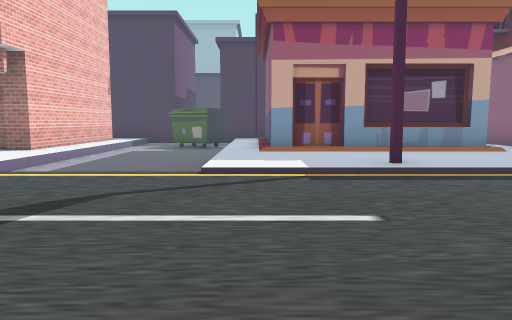
view 1 (above)

24 first-person views from a walk through a 3-D level made in the Unity game engine. The camera is 1.2 m above the floor, tilts 6° down and sees 70° across. The floor is counted in squares, 2 m on a side. Each view is taken from the middle of a square. On the plan, view 1 faces up. The plan holds only what a view shows up to about 10 squares ahead; the rest is blank. The place goes on beyond the plan. The player is left out. Some surface patterns are stand-ins.

view 2
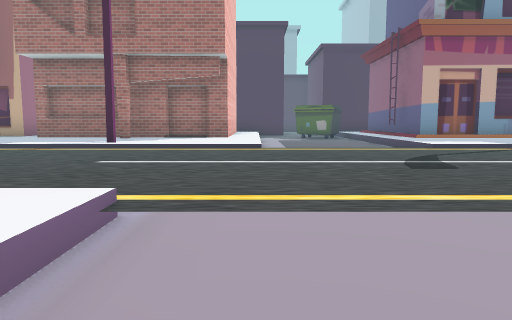

view 3
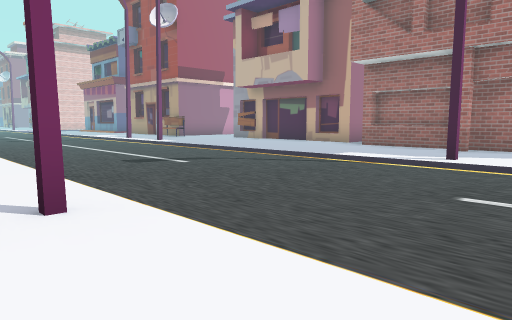

view 4
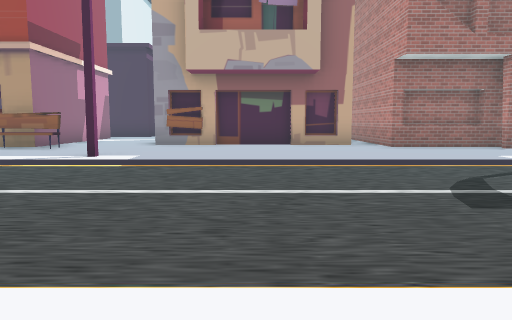

view 5
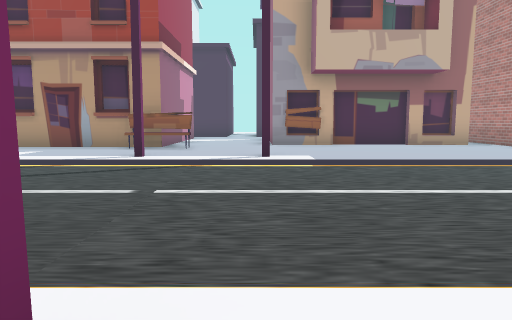

view 6
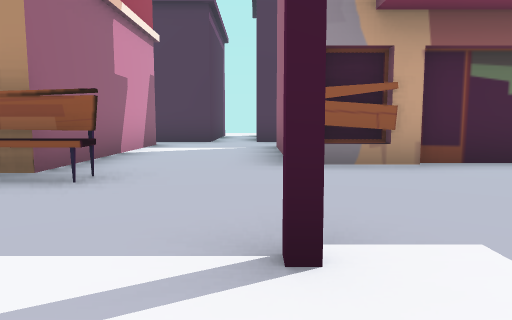

view 7
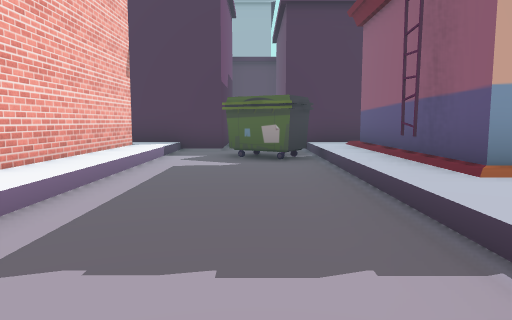

view 8
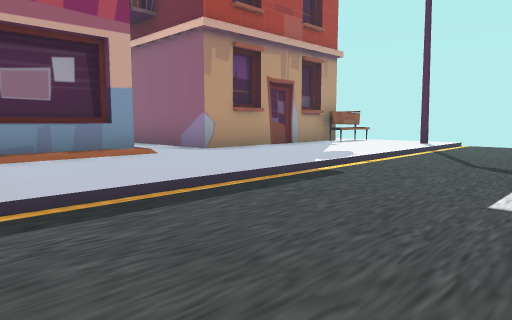

view 9
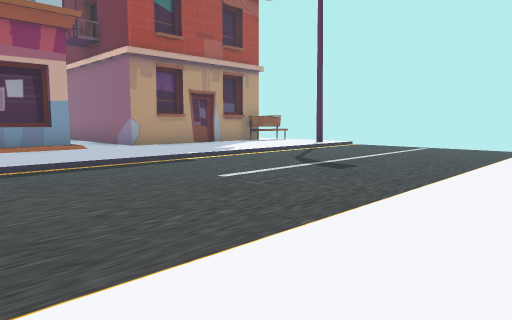

view 10
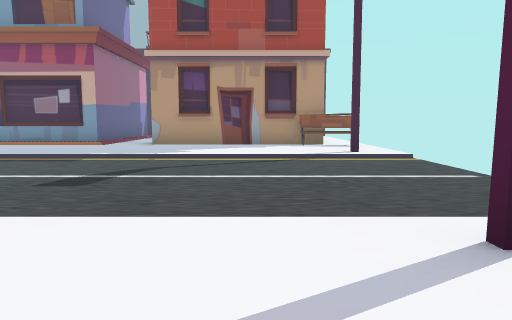

view 11
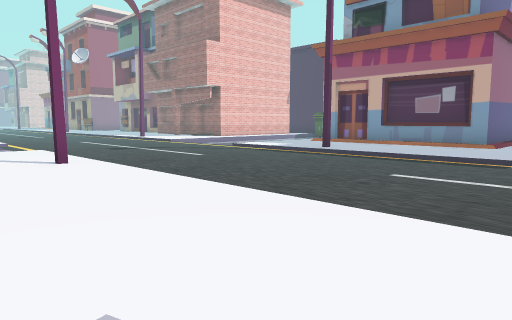

view 12
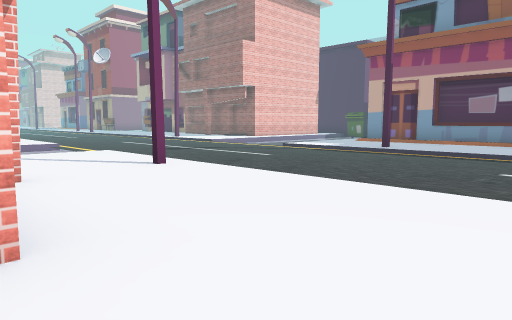

view 13
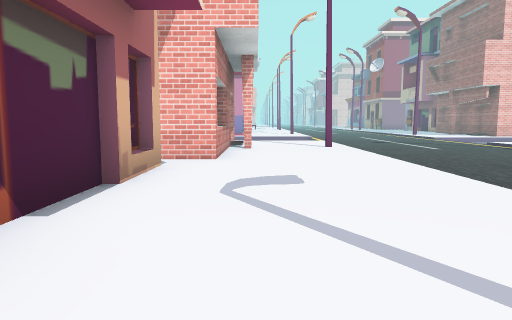

view 14
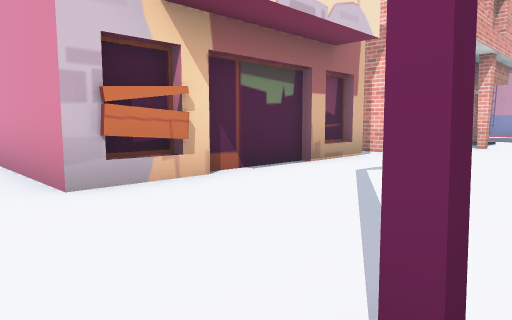

view 15
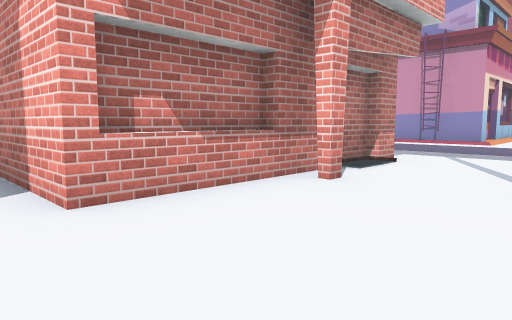

view 16
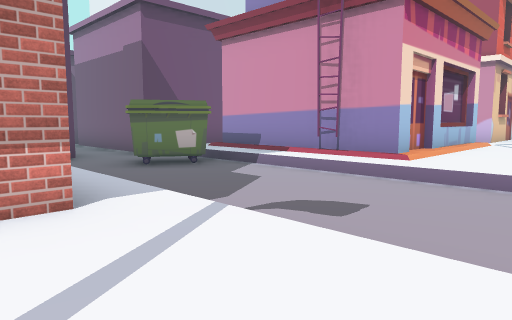

view 17
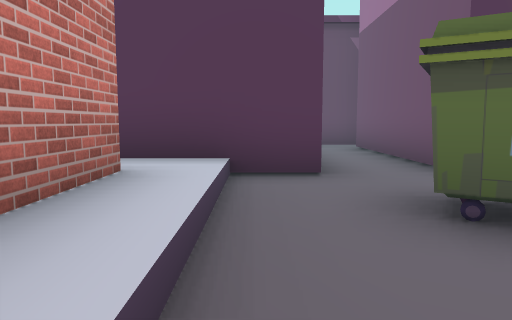

view 18
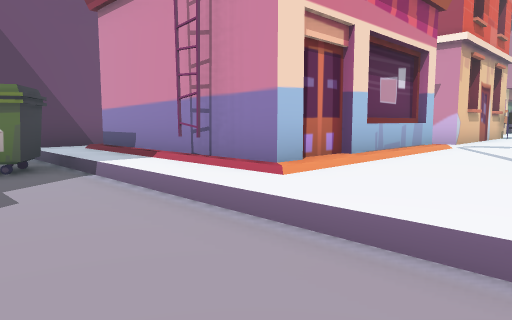

view 19
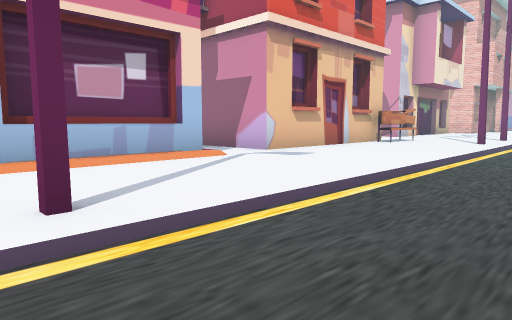

view 20
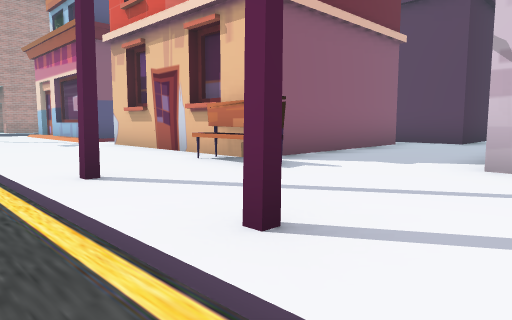

view 21
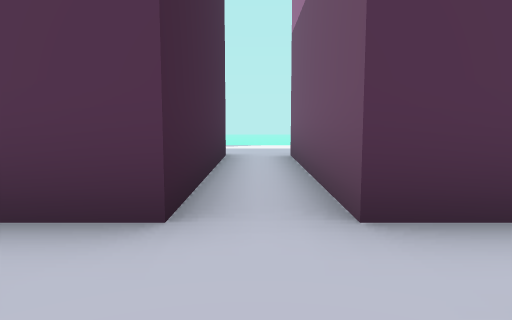

view 22
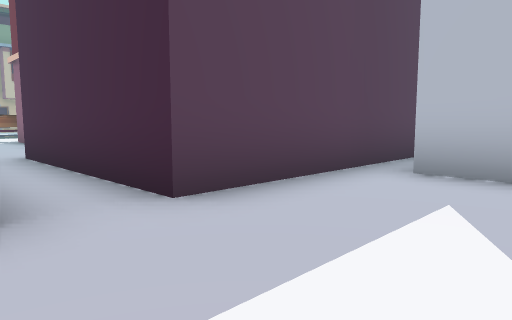

view 23
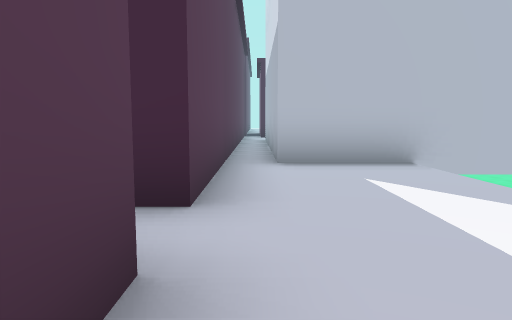

view 24
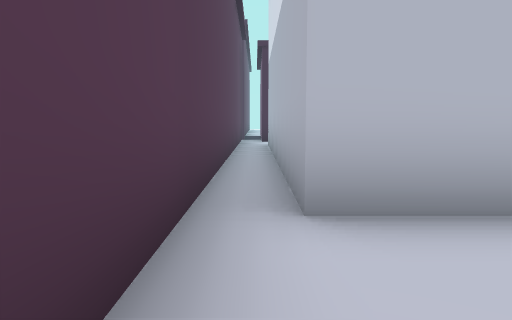

### Floor plan
Key: @ floor where view 1 was taken; # wall or solid block; x gap in a wall; . main floor; - floor 0.25 m lower than the main floor; / step, stairs or slope; v drop or lower ground.
Columns run from 20 left of view 1 to 12 right of it. Each row starts with its distance up from view 1.
 14   ###
 13   #.##         #######
 12   #..          #/-x-/#
 11   #..#         #/-##/#     #
 10   #..#         #/---/#   #.#
  9   #..######    #/---##   #.#
  8 ###.......######/---/#####.#####
  7 .##............./---..........##v
  6 ................/---............v
  5 //#/#////////#////////#////////#v
  4  -------------------------------v
  3  -------------------------------v
  2   ------------------------------v
  1 --------------------------------v
  0 .#.#........#..////.@#........#.
 -1 .............../---.............
 -2 ...##........../---.............
 -3  ...#####.#####/---######.......
 -4  #..#   #.    #/---     #######
 -5   ..#   #     #/---     #     #
 -6   ..#         #/#--#          #
 -7  ...#         #/ --#
 -8 ##.##         ##--###
 -9  #.#           #--
-10  #.#           #--
-11  #.#           #--
-12  #.#############-
-13 .............. ##
-14  .....#######
-15  .....#
-16      v#
-17      v

Positions as (right, up) in squares from view 1, and headings:
1: (0, 0), facing up
2: (-4, -2), facing up
3: (-5, -1), facing up-left
4: (-13, -1), facing up
5: (-16, -1), facing up
6: (-16, 4), facing up
7: (-2, 4), facing up
8: (2, 2), facing up-right
9: (2, -1), facing up-right
10: (9, -2), facing up
11: (7, -2), facing up-left
12: (6, -3), facing up-left
13: (10, -2), facing left
14: (11, 0), facing down-left
15: (5, 0), facing down-left
16: (0, 0), facing down-left
17: (-2, -4), facing down
18: (-3, 0), facing down-left
19: (-7, 2), facing down-left
20: (-20, 1), facing down-right
21: (-18, -6), facing down
22: (-19, -15), facing up-right
23: (-20, -13), facing right
24: (-17, -13), facing right
